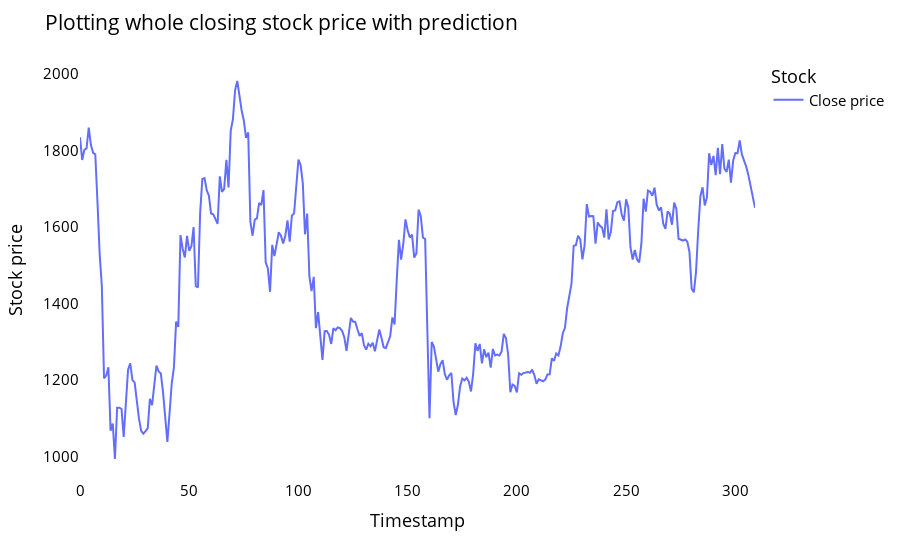

Write notebook code for a chart like this one.
### Markdown cell above
- # Plotting entire Closing Stock Price with next 30 days period of prediction

### Code cell
lstmdf=closedf.tolist()
lstmdf.extend((np.array(lst_output).reshape(-1,1)).tolist())
lstmdf=scaler.inverse_transform(lstmdf).reshape(1,-1).tolist()[0]

names = cycle(['Close price'])

fig = px.line(lstmdf,labels={'value': 'Stock price','index': 'Timestamp'})
fig.update_layout(title_text='Plotting whole closing stock price with prediction',
                  plot_bgcolor='white', font_size=15, font_color='black',legend_title_text='Stock')

fig.for_each_trace(lambda t:  t.update(name = next(names)))

fig.update_xaxes(showgrid=False)
fig.update_yaxes(showgrid=False)
fig.show()

### Figure 1 — Plotly figure (JSON) as saved in the notebook; plotly's stock layout.template omitted (floating-point values rounded to 4 significant figures; data arrays with more than 128 entries replaced by an {"elided": "..."} marker saying what was removed)
{"data": [{"hovertemplate": "variable=0<br>Timestamp=%{x}<br>Stock price=%{y}<extra></extra>", "legendgroup": "0", "line": {"color": "#636efa", "dash": "solid"}, "marker": {"symbol": "circle"}, "mode": "lines", "name": "Close price", "orientation": "v", "showlegend": true, "type": "scatter", "x": {"elided": "310 int values"}, "xaxis": "x", "y": {"elided": "310 float values"}, "yaxis": "y"}], "layout": {"font": {"color": "black", "size": 15}, "legend": {"title": {"text": "Stock"}, "tracegroupgap": 0}, "margin": {"t": 60}, "plot_bgcolor": "white", "title": {"text": "Plotting whole closing stock price with prediction"}, "xaxis": {"anchor": "y", "domain": [0, 1], "showgrid": false, "title": {"text": "Timestamp"}}, "yaxis": {"anchor": "x", "domain": [0, 1], "showgrid": false, "title": {"text": "Stock price"}}}}
